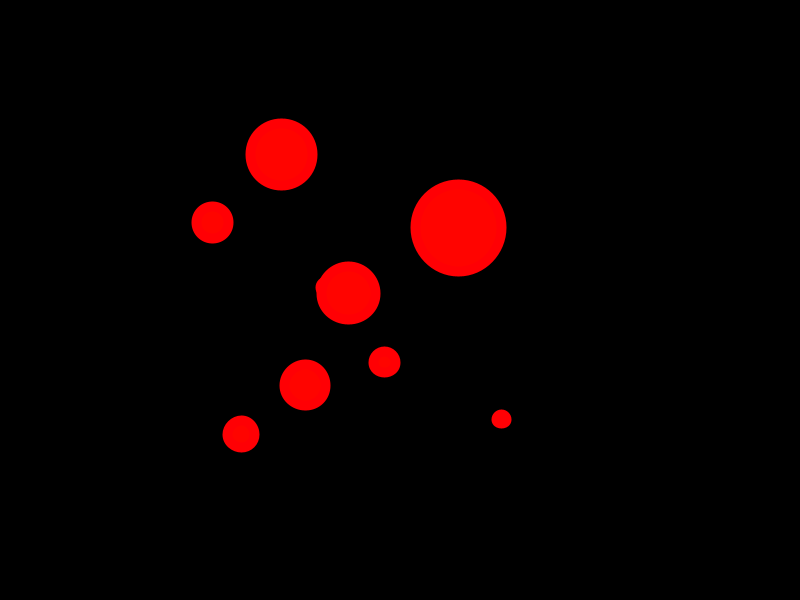
Frame 1 (no input)
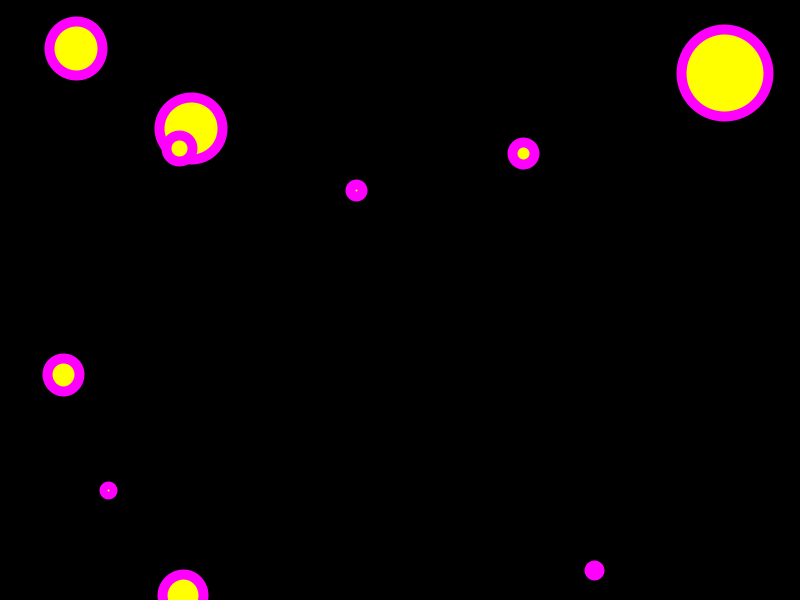
Frame 60 (the mouse pressed at the canvas centre just before this capture)
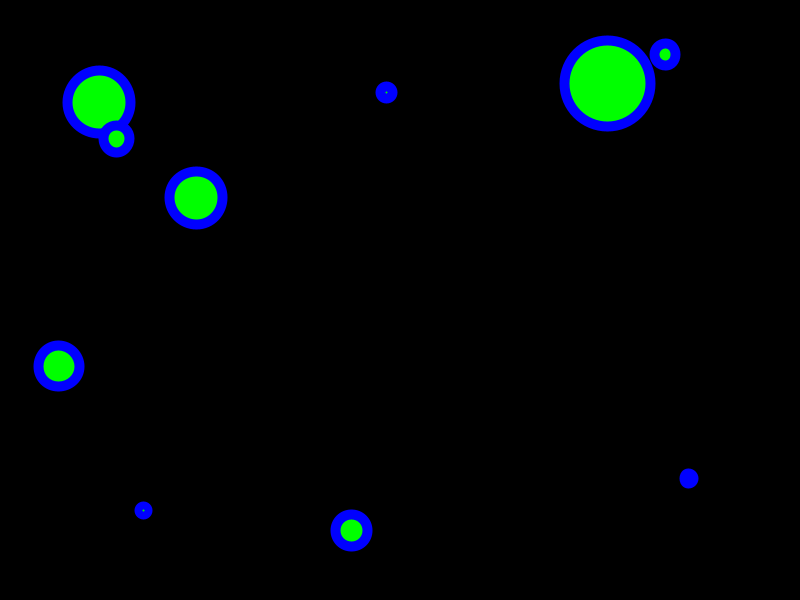
Frame 120 (the mouse held since frame 60 and released just before this capture)

The Processing sketch that drew these frames (run headless with seeded random() and noise(); from frame 60 on, the mouse is pressed at the canvas centre):

// Processing sketch: example_code_1_2
// ── example_code_1_2.pde
//make a lot of bouncing balls
int num = 10;

//create arrays
float[] x = new float[num];
float[] y = new float[num];
float[] xSpeed = new float[num];
float[] ySpeed = new float[num];
float[] diam = new float [num];

void setup() {
  colorMode(HSB, 360, 100, 100, 100);
  size(800, 600); 
  strokeWeight(10);

  //initialize variables
  for (int i = 0; i < num; i++) {
    x[i] = random(width*.25, width*.75);
    y[i] = random(height*.25, height*.75);
    xSpeed[i] = random(-5, 5);
    ySpeed[i] = random(-5, 5);
    diam[i] = random(3, 100);
  }
}

void draw() {
  background(0);
  fill(frameCount%360, 100, 100);
  stroke(360-frameCount%360, 100, 100);
  for (int i = 0; i < num; i++) {
    ellipse(x[i], y[i], diam[i], diam[i]);  //draw ellipse

    //move ellipse
    x[i] += xSpeed[i];
    y[i] += ySpeed[i];

    //bounce ellipse
    if (x[i] >= width || x[i] <= 0) {
      xSpeed[i] *= -1;
    }
    if (y[i] >= height || y[i] <= 0) {
      ySpeed[i] *= -1;
    }
  }
}
